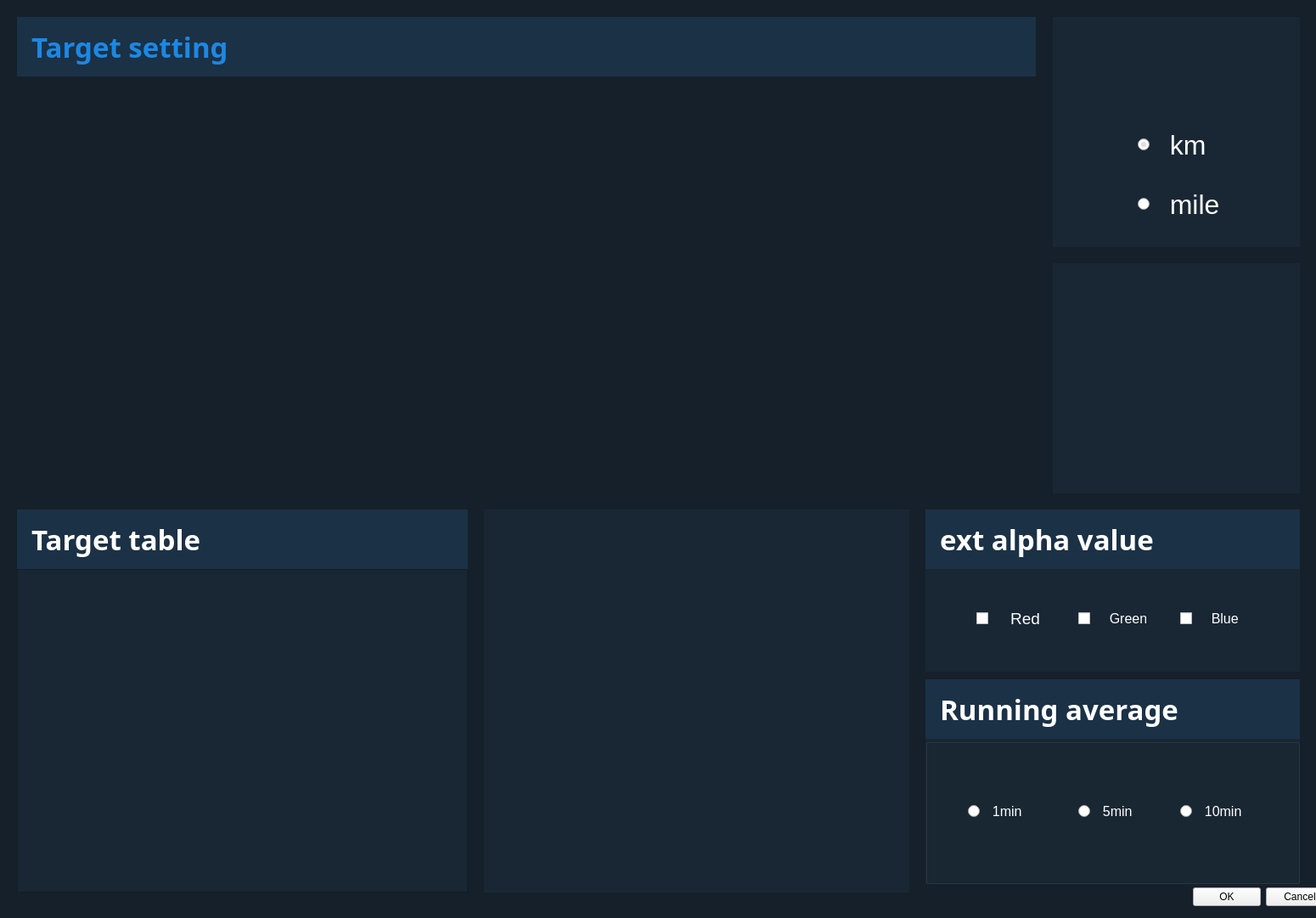
<?xml version="1.0" encoding="UTF-8"?>
<ui version="4.0">
 <class>setting_dialog</class>
 <widget class="QDialog" name="setting_dialog">
  <property name="geometry">
   <rect>
    <x>0</x>
    <y>0</y>
    <width>1550</width>
    <height>1081</height>
   </rect>
  </property>
  <property name="windowTitle">
   <string>settings</string>
  </property>
  <property name="styleSheet">
   <string notr="true">#setting_dialog
{
	background-color:rgb(22,32,42);
}</string>
  </property>
  <widget class="QDialogButtonBox" name="buttonBox">
   <property name="geometry">
    <rect>
     <x>1230</x>
     <y>1040</y>
     <width>341</width>
     <height>32</height>
    </rect>
   </property>
   <property name="orientation">
    <enum>Qt::Horizontal</enum>
   </property>
   <property name="standardButtons">
    <set>QDialogButtonBox::Cancel|QDialogButtonBox::Ok</set>
   </property>
  </widget>
  <widget class="QLabel" name="target_setting_label">
   <property name="geometry">
    <rect>
     <x>20</x>
     <y>20</y>
     <width>1200</width>
     <height>70</height>
    </rect>
   </property>
   <property name="font">
    <font>
     <family>NanumGothic</family>
     <pointsize>25</pointsize>
     <weight>75</weight>
     <bold>true</bold>
    </font>
   </property>
   <property name="styleSheet">
    <string notr="true">#target_setting_label
{
	background-color:rgb(27,49,70);
	color:rgb(28,136,227);
}</string>
   </property>
   <property name="text">
    <string>  Target setting</string>
   </property>
   <property name="alignment">
    <set>Qt::AlignLeading|Qt::AlignLeft|Qt::AlignVCenter</set>
   </property>
  </widget>
  <widget class="QLabel" name="target_setting_image_label">
   <property name="geometry">
    <rect>
     <x>20</x>
     <y>90</y>
     <width>1200</width>
     <height>500</height>
    </rect>
   </property>
   <property name="styleSheet">
    <string notr="true">#targert_setting_image_label
{
	background-color:rgb(25,39,52);
}
</string>
   </property>
   <property name="text">
    <string/>
   </property>
  </widget>
  <widget class="QLabel" name="km_mile_setting">
   <property name="geometry">
    <rect>
     <x>1240</x>
     <y>20</y>
     <width>291</width>
     <height>271</height>
    </rect>
   </property>
   <property name="styleSheet">
    <string notr="true">#km_mile_setting
{
	background-color:rgb(25,39,52);
}

</string>
   </property>
   <property name="text">
    <string/>
   </property>
  </widget>
  <widget class="QLabel" name="target_table_label">
   <property name="geometry">
    <rect>
     <x>20</x>
     <y>600</y>
     <width>531</width>
     <height>70</height>
    </rect>
   </property>
   <property name="font">
    <font>
     <family>NanumGothic</family>
     <pointsize>25</pointsize>
     <weight>75</weight>
     <bold>true</bold>
    </font>
   </property>
   <property name="styleSheet">
    <string notr="true">#target_table_label
{
	background-color:rgb(27,49,70);
	color:rgb(255,255,255);
}</string>
   </property>
   <property name="text">
    <string>  Target table</string>
   </property>
   <property name="alignment">
    <set>Qt::AlignLeading|Qt::AlignLeft|Qt::AlignVCenter</set>
   </property>
  </widget>
  <widget class="QLabel" name="graph_label">
   <property name="geometry">
    <rect>
     <x>570</x>
     <y>600</y>
     <width>501</width>
     <height>451</height>
    </rect>
   </property>
   <property name="styleSheet">
    <string notr="true">#graph_label
{
	background-color:rgb(25,39,52);
}

</string>
   </property>
   <property name="text">
    <string/>
   </property>
  </widget>
  <widget class="QLabel" name="alpha_value">
   <property name="geometry">
    <rect>
     <x>1090</x>
     <y>670</y>
     <width>441</width>
     <height>121</height>
    </rect>
   </property>
   <property name="styleSheet">
    <string notr="true">#alpha_value
{
	background-color:rgb(25,39,52);
}

</string>
   </property>
   <property name="text">
    <string/>
   </property>
  </widget>
  <widget class="QLabel" name="ext_alpha_label">
   <property name="geometry">
    <rect>
     <x>1090</x>
     <y>600</y>
     <width>441</width>
     <height>70</height>
    </rect>
   </property>
   <property name="font">
    <font>
     <family>NanumGothic</family>
     <pointsize>25</pointsize>
     <weight>75</weight>
     <bold>true</bold>
    </font>
   </property>
   <property name="styleSheet">
    <string notr="true">#ext_alpha_label
{
	background-color:rgb(27,49,70);
	color:rgb(255,255,255);
}</string>
   </property>
   <property name="text">
    <string>  ext alpha value</string>
   </property>
   <property name="alignment">
    <set>Qt::AlignLeading|Qt::AlignLeft|Qt::AlignVCenter</set>
   </property>
  </widget>
  <widget class="QTableWidget" name="tableWidget">
   <property name="geometry">
    <rect>
     <x>20</x>
     <y>670</y>
     <width>531</width>
     <height>381</height>
    </rect>
   </property>
   <property name="font">
    <font>
     <pointsize>18</pointsize>
    </font>
   </property>
   <property name="styleSheet">
    <string notr="true">#tableWidget
{
	background-color:rgb(25,39,52);
}

</string>
   </property>
   <property name="lineWidth">
    <number>1</number>
   </property>
   <property name="autoScroll">
    <bool>true</bool>
   </property>
   <property name="autoScrollMargin">
    <number>5</number>
   </property>
   <property name="verticalScrollMode">
    <enum>QAbstractItemView::ScrollPerItem</enum>
   </property>
   <property name="columnCount">
    <number>2</number>
   </property>
   <attribute name="horizontalHeaderVisible">
    <bool>false</bool>
   </attribute>
   <column/>
   <column/>
  </widget>
  <widget class="QRadioButton" name="km_radio_btn">
   <property name="geometry">
    <rect>
     <x>1340</x>
     <y>150</y>
     <width>101</width>
     <height>41</height>
    </rect>
   </property>
   <property name="font">
    <font>
     <family>Arial</family>
     <pointsize>24</pointsize>
    </font>
   </property>
   <property name="styleSheet">
    <string notr="true">#km_radio_btn
{
	color:rgb(255,255,255);
}</string>
   </property>
   <property name="text">
    <string>  km</string>
   </property>
   <property name="checked">
    <bool>true</bool>
   </property>
  </widget>
  <widget class="QRadioButton" name="mile_radio_btn">
   <property name="geometry">
    <rect>
     <x>1340</x>
     <y>220</y>
     <width>121</width>
     <height>41</height>
    </rect>
   </property>
   <property name="font">
    <font>
     <family>Arial</family>
     <pointsize>24</pointsize>
    </font>
   </property>
   <property name="styleSheet">
    <string notr="true">#mile_radio_btn
{
	color:rgb(255,255,255);
}</string>
   </property>
   <property name="text">
    <string>  mile</string>
   </property>
   <property name="iconSize">
    <size>
     <width>16</width>
     <height>16</height>
    </size>
   </property>
  </widget>
  <widget class="QLabel" name="km_mile_setting_2">
   <property name="geometry">
    <rect>
     <x>1240</x>
     <y>310</y>
     <width>291</width>
     <height>271</height>
    </rect>
   </property>
   <property name="styleSheet">
    <string notr="true">#km_mile_setting_2
{
	background-color:rgb(25,39,52);
}

</string>
   </property>
   <property name="text">
    <string/>
   </property>
  </widget>
  <widget class="QWidget" name="verticalLayoutWidget">
   <property name="geometry">
    <rect>
     <x>570</x>
     <y>600</y>
     <width>501</width>
     <height>451</height>
    </rect>
   </property>
   <layout class="QVBoxLayout" name="html_verticalLayout">
    <property name="spacing">
     <number>0</number>
    </property>
    <property name="sizeConstraint">
     <enum>QLayout::SetNoConstraint</enum>
    </property>
   </layout>
  </widget>
  <widget class="QCheckBox" name="red_checkBox">
   <property name="geometry">
    <rect>
     <x>1150</x>
     <y>720</y>
     <width>81</width>
     <height>16</height>
    </rect>
   </property>
   <property name="font">
    <font>
     <family>Arial</family>
     <pointsize>14</pointsize>
    </font>
   </property>
   <property name="styleSheet">
    <string notr="true">#red_checkBox
{
	color:rgb(255,255,255);
}</string>
   </property>
   <property name="text">
    <string>    Red</string>
   </property>
  </widget>
  <widget class="QCheckBox" name="green_checkBox">
   <property name="geometry">
    <rect>
     <x>1270</x>
     <y>720</y>
     <width>81</width>
     <height>16</height>
    </rect>
   </property>
   <property name="font">
    <font>
     <family>Arial</family>
     <pointsize>12</pointsize>
    </font>
   </property>
   <property name="styleSheet">
    <string notr="true">#green_checkBox
{
	color:rgb(255,255,255);
}</string>
   </property>
   <property name="text">
    <string>    Green</string>
   </property>
  </widget>
  <widget class="QCheckBox" name="blue_checkBox">
   <property name="geometry">
    <rect>
     <x>1390</x>
     <y>720</y>
     <width>81</width>
     <height>16</height>
    </rect>
   </property>
   <property name="font">
    <font>
     <family>Arial</family>
     <pointsize>12</pointsize>
    </font>
   </property>
   <property name="styleSheet">
    <string notr="true">#blue_checkBox
{
	color:rgb(255,255,255);
}</string>
   </property>
   <property name="text">
    <string>    Blue</string>
   </property>
  </widget>
  <widget class="QLabel" name="run_aver_label">
   <property name="geometry">
    <rect>
     <x>1090</x>
     <y>800</y>
     <width>441</width>
     <height>70</height>
    </rect>
   </property>
   <property name="font">
    <font>
     <family>NanumGothic</family>
     <pointsize>25</pointsize>
     <weight>75</weight>
     <bold>true</bold>
    </font>
   </property>
   <property name="styleSheet">
    <string notr="true">#run_aver_label
{
	background-color:rgb(27,49,70);
	color:rgb(255,255,255);
}</string>
   </property>
   <property name="text">
    <string>  Running average</string>
   </property>
   <property name="alignment">
    <set>Qt::AlignLeading|Qt::AlignLeft|Qt::AlignVCenter</set>
   </property>
  </widget>
  <widget class="QLabel" name="runaver_value">
   <property name="geometry">
    <rect>
     <x>1090</x>
     <y>870</y>
     <width>441</width>
     <height>171</height>
    </rect>
   </property>
   <property name="styleSheet">
    <string notr="true">#runaver_value
{
	background-color:rgb(25,39,52);
}

</string>
   </property>
   <property name="text">
    <string/>
   </property>
  </widget>
  <widget class="QGroupBox" name="groupBox">
   <property name="enabled">
    <bool>true</bool>
   </property>
   <property name="geometry">
    <rect>
     <x>1090</x>
     <y>870</y>
     <width>441</width>
     <height>171</height>
    </rect>
   </property>
   <property name="title">
    <string/>
   </property>
   <widget class="QRadioButton" name="one_radio_btn">
    <property name="geometry">
     <rect>
      <x>50</x>
      <y>70</y>
      <width>91</width>
      <height>31</height>
     </rect>
    </property>
    <property name="font">
     <font>
      <family>Arial</family>
      <pointsize>12</pointsize>
     </font>
    </property>
    <property name="styleSheet">
     <string notr="true">#one_radio_btn
{
	color:rgb(255,255,255);
}</string>
    </property>
    <property name="text">
     <string>  1min</string>
    </property>
   </widget>
   <widget class="QRadioButton" name="five_radio_btn">
    <property name="geometry">
     <rect>
      <x>180</x>
      <y>70</y>
      <width>91</width>
      <height>31</height>
     </rect>
    </property>
    <property name="font">
     <font>
      <family>Arial</family>
      <pointsize>12</pointsize>
     </font>
    </property>
    <property name="styleSheet">
     <string notr="true">#five_radio_btn
{
	color:rgb(255,255,255);
}</string>
    </property>
    <property name="text">
     <string>  5min</string>
    </property>
   </widget>
   <widget class="QRadioButton" name="ten_radio_btn">
    <property name="geometry">
     <rect>
      <x>300</x>
      <y>70</y>
      <width>91</width>
      <height>31</height>
     </rect>
    </property>
    <property name="font">
     <font>
      <family>Arial</family>
      <pointsize>12</pointsize>
     </font>
    </property>
    <property name="styleSheet">
     <string notr="true">#ten_radio_btn
{
	color:rgb(255,255,255);
}</string>
    </property>
    <property name="text">
     <string>  10min</string>
    </property>
   </widget>
  </widget>
  <widget class="QPushButton" name="target_table_pushButton">
   <property name="geometry">
    <rect>
     <x>490</x>
     <y>610</y>
     <width>51</width>
     <height>51</height>
    </rect>
   </property>
   <property name="autoFillBackground">
    <bool>false</bool>
   </property>
   <property name="styleSheet">
    <string notr="true">
#target_table_pushButton
{
	background-image: url(C:/Users/user/Workspace/js06_fork/js06/src/ui/icon/target_table.png);
	border:0px;
}
</string>
   </property>
   <property name="text">
    <string/>
   </property>
   <property name="autoDefault">
    <bool>true</bool>
   </property>
   <property name="default">
    <bool>true</bool>
   </property>
   <property name="flat">
    <bool>true</bool>
   </property>
  </widget>
  <widget class="QPushButton" name="ext_color_pushButton">
   <property name="geometry">
    <rect>
     <x>1465</x>
     <y>605</y>
     <width>57</width>
     <height>57</height>
    </rect>
   </property>
   <property name="autoFillBackground">
    <bool>false</bool>
   </property>
   <property name="styleSheet">
    <string notr="true">
#ext_color_pushButton
{
	background-image: url(C:/Users/user/Workspace/js06_fork/js06/src/ui/icon/ext_color.png);
	border:0px;
}
</string>
   </property>
   <property name="text">
    <string/>
   </property>
   <property name="autoDefault">
    <bool>true</bool>
   </property>
   <property name="default">
    <bool>true</bool>
   </property>
   <property name="flat">
    <bool>true</bool>
   </property>
  </widget>
  <widget class="QPushButton" name="running_ave_pushButton">
   <property name="geometry">
    <rect>
     <x>1470</x>
     <y>810</y>
     <width>48</width>
     <height>49</height>
    </rect>
   </property>
   <property name="autoFillBackground">
    <bool>false</bool>
   </property>
   <property name="styleSheet">
    <string notr="true">
#running_ave_pushButton
{
	background-image: url(C:/Users/user/Workspace/js06_fork/js06/src/ui/icon/running_ave.png);
	border:0px;
}
</string>
   </property>
   <property name="text">
    <string/>
   </property>
   <property name="autoDefault">
    <bool>true</bool>
   </property>
   <property name="default">
    <bool>true</bool>
   </property>
   <property name="flat">
    <bool>true</bool>
   </property>
  </widget>
  <widget class="QPushButton" name="check_pushButton">
   <property name="geometry">
    <rect>
     <x>1350</x>
     <y>50</y>
     <width>73</width>
     <height>73</height>
    </rect>
   </property>
   <property name="autoFillBackground">
    <bool>false</bool>
   </property>
   <property name="styleSheet">
    <string notr="true">
#check_pushButton
{
	background-image: url(C:/Users/user/Workspace/js06_fork/js06/src/ui/icon/check.png);
	border:0px;
}
</string>
   </property>
   <property name="text">
    <string/>
   </property>
   <property name="autoDefault">
    <bool>true</bool>
   </property>
   <property name="default">
    <bool>true</bool>
   </property>
   <property name="flat">
    <bool>true</bool>
   </property>
  </widget>
 </widget>
 <resources/>
 <connections>
  <connection>
   <sender>buttonBox</sender>
   <signal>accepted()</signal>
   <receiver>setting_dialog</receiver>
   <slot>accept()</slot>
   <hints>
    <hint type="sourcelabel">
     <x>248</x>
     <y>254</y>
    </hint>
    <hint type="destinationlabel">
     <x>157</x>
     <y>274</y>
    </hint>
   </hints>
  </connection>
  <connection>
   <sender>buttonBox</sender>
   <signal>rejected()</signal>
   <receiver>setting_dialog</receiver>
   <slot>reject()</slot>
   <hints>
    <hint type="sourcelabel">
     <x>316</x>
     <y>260</y>
    </hint>
    <hint type="destinationlabel">
     <x>286</x>
     <y>274</y>
    </hint>
   </hints>
  </connection>
 </connections>
</ui>
